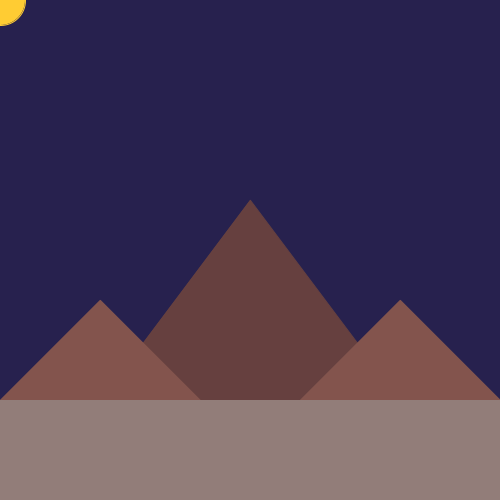
Frame 1 (no input)
Frame 60 (the mouse pressed at the canvas centre just before this capture): identical to frame 1, image omitted
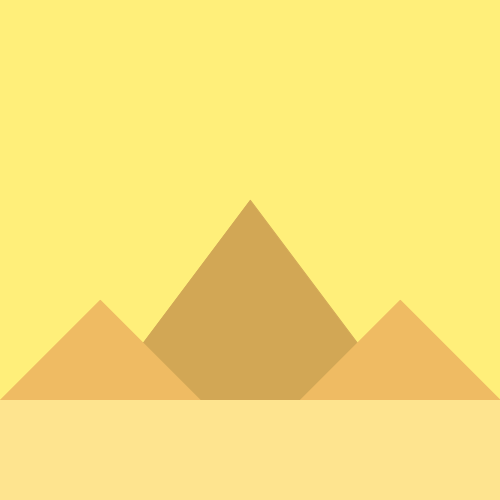
Frame 120 (the mouse held since frame 60 and released just before this capture)

The Processing sketch that drew these frames (run headless with seeded random() and noise(); from frame 60 on, the mouse is pressed at the canvas centre):

// Processing sketch: value
// ── value.pde
/*
value.pde

author: christopher romo
created: 10/08/2024
*/

color sun = color(255, 204, 51);

color sky = color(181,214,224);
color sky2 = color(255,239,122);
color sky3 = color(255,107,62);
color sky4 = color(39,33,78);

color ground = color(253,216,164);
color ground2 = lerpColor(ground, sky2, 0.5);
color ground3 = lerpColor(ground, sky3, 0.5);
color ground4 = lerpColor(ground, sky4, 0.5);

color frontPyramids = color(223,134,76);
color frontPyramids2 = lerpColor(frontPyramids, sky2, 0.5);
color frontPyramids3 = lerpColor(frontPyramids, sky3, 0.5);
color frontPyramids4 = lerpColor(frontPyramids, sky4, 0.5);

color backPyramid = color(165,94,48);
color backPyramid2 = lerpColor(backPyramid, sky2, 0.5);
color backPyramid3 = lerpColor(backPyramid, sky3, 0.5);
color backPyramid4 = lerpColor(backPyramid, sky4, 0.5);

void setup() {
  size(500,500);
  surface.setLocation(100, 100);
} // setup

void draw() {
  // draw a scene based on the location of mouse
  if (mouseX < 300 && mouseX > 200 && mouseY < 200 && mouseY > 100) {  
    drawScene(sky,backPyramid,frontPyramids,ground);
  } else if (mouseX < 400 && mouseX > 100 && mouseY < 300 && mouseY > 0) {
    drawScene(sky2,backPyramid2,frontPyramids2,ground2);
  } else if (mouseX < 500 && mouseX > 0 && mouseY < 400 && mouseY > 0) {
    drawScene(sky3,backPyramid3,frontPyramids3,ground3);
  } else {
    drawScene(sky4,backPyramid4,frontPyramids4,ground4);
  }
} // draw

void drawScene(color skyColor, color backPyramidColor, color frontPyramidsColor, color groundColor) {
  // draws the scene.
  
  // draw the sky
  background(skyColor);
  
  // draw the sun
  stroke(sun);
  fill(sun);
  ellipse(mouseX,mouseY,50,50);
    
  // draw the pyramids
  stroke(backPyramidColor);
  fill(backPyramidColor);
  quad(100,400,250,200,400,400,250,500);
    
  stroke(frontPyramidsColor);
  fill(frontPyramidsColor);
  quad(0,400,100,300,200,400,100,500);
  quad(300,400,400,300,500,400,400,500);
  
  // draw the ground
  stroke(groundColor);
  fill(groundColor);
  quad(0,400,500,400,500,500,0,500);
} // drawScene
